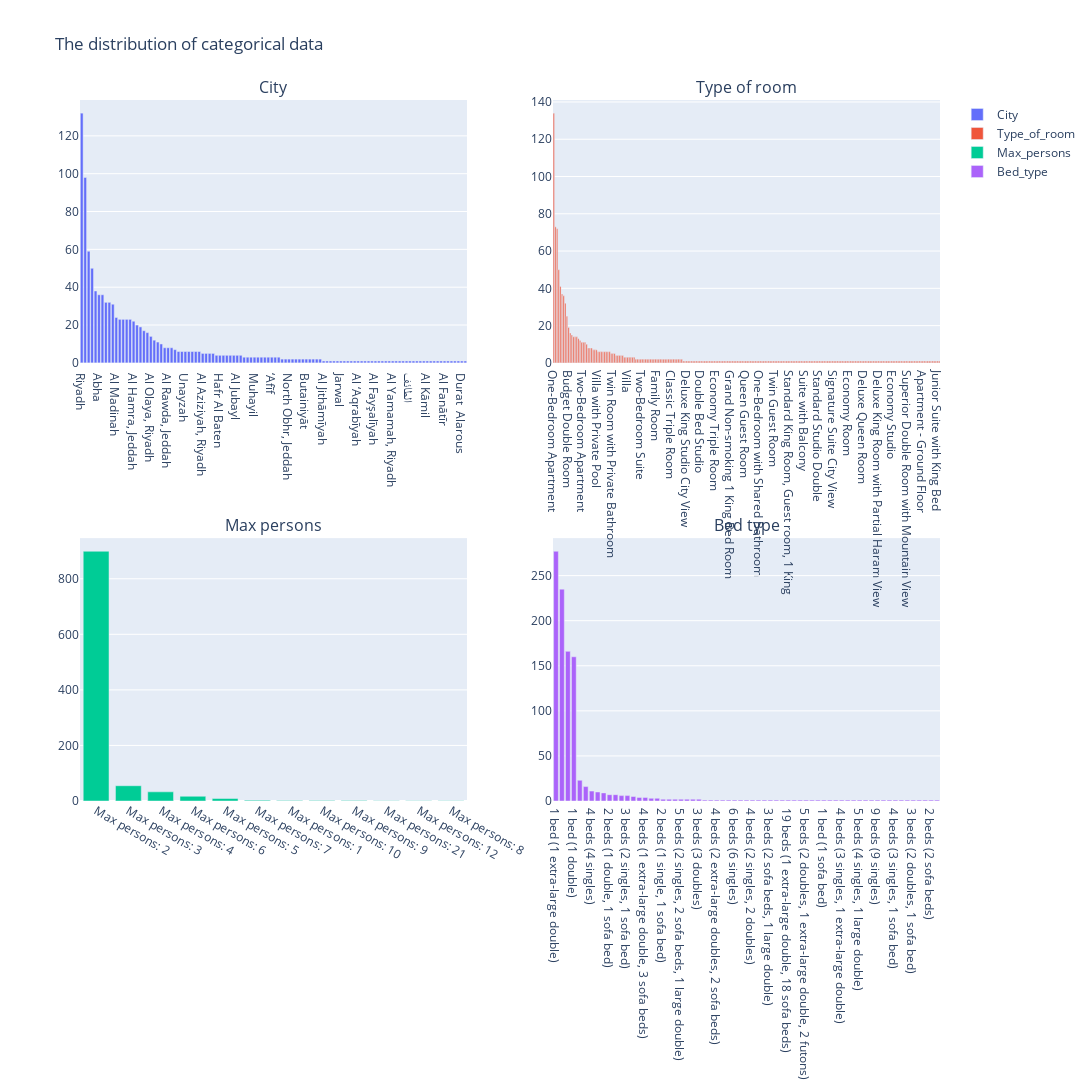

The code cell stored with this chart in its notebook:
### Code cell
#Plotting Bar charts
fig = make_subplots(rows=2, cols=2,subplot_titles=("City", "Type of room",
                                                   "Max persons", "Bed type"), )

fig.add_trace(go.Bar(y=Count_City['Count'], x=Count_City['City'], name="City"), row=1, col=1)

fig.add_trace(go.Bar(y=Count_Type_of_room['Count'], x=Count_Type_of_room['Type_of_room'], name="Type_of_room"), row=1, col=2)

fig.add_trace(go.Bar(y=Count_Max_persons['Count'], x=Count_Max_persons['Max_persons'], name="Max_persons"), row=2, col=1)

fig.add_trace(go.Bar(y=Count_Bed_type['Count'], x=Count_Bed_type['Bed_type'], name="Bed_type"), row=2, col=2)

fig.update_layout(height=1500, width=2000, title_text="The distribution of categorical data")


fig.show()

### Figure 1 — Plotly figure (JSON) as saved in the notebook; plotly's stock layout.template omitted (floating-point values rounded to 4 significant figures; data arrays with more than 128 entries replaced by an {"elided": "..."} marker saying what was removed)
{"data": [{"name": "City", "type": "bar", "x": [" Riyadh", " Jeddah", " Dammam", " Makkah", " Al Olayya, Al Khobar", " Abha", " Al Khobar", " Yanbu", " Taif", " Buraydah", " Al Madinah", " Jazan", " Ajyad, Makkah", " Tabuk", " Hera Street, Jeddah", " Al Hamra, Jeddah", " Khamis Mushayt", " Al Salamah, Jeddah", " Hail", " Al Jubail", " Al Olaya, Riyadh", " Central Madinah, Al Madinah", " Al Shatiea, Jeddah", " Al Aziziyah, Makkah", " Najran", " Al Rawda, Jeddah", " Sharurah", " Al Kharj", " Al Aqrabeyah, Al Khobar", " Al Tahlia Street, Jeddah", " Unayzah", " Qurish Street, Jeddah", " Al Baha", " Al Hofuf", " Al Ahsa", " Al Aziziyah, Riyadh", " Al Malaz, Riyadh", " Al Khafji", " Half Moon Bay", " Ţurayf", " Hafr Al Baten", " King Abdul Aziz Road, Jeddah", " Al Sulimania, Riyadh", " Al Nairyah", " Al Hada", " Al Jubayl", " Al Andalus, Jeddah", " Rabigh", " Al Qunfudhah", " Al Yarmouk, Al Khobar", " Muhayil", " Diplomatic Quarter, Riyadh", " Sari Street, Jeddah", " Al Hamra, Riyadh", " Baljurashi", " ‘Afīf", " Ahad Rafidah", " Al Majmaah", " Al Quway‘īyah", " Al Shafa", " North Obhr, Jeddah", " King Abdullah Economic City", " Abū Qa‘ar", " Al Ula", " Al Muraysīyah", " Butainiyāt", " Al Rass", " Palestine  Street, Jeddah", " Nughaylah", " Rayyis", " Al Jithāmīyah", " Qal'at Bishah", " Quai", " Al Wudayy", " Tanomah", " Jarwal", " As Sayl aş Şaghīr", " Nimrān", " Ar Ruqayyiqah", " Al Khuraybah", " Al ‘Aqrabīyah", " Al Bukayriyah", " Salhabah", " Aţ Ţuwayr", " Hotat bani tamim", " Al Fayşalīyah", " Raʼs Tannūrah", " Ad Dawādimī", " Al ‘Azīzīyah", " Al ‘Awālī", " Al Yamamah, Riyadh", " An Nikāshah", " Al Mikhlaf", " Al Bad‘", " Arar", " الطائف", " Umm Lajj", " Hafa", " Tathleeth", " Al Worood, Riyadh", " Al Kāmil", " Ad Darb", " Ar Riyad", " Dhahran", " Sirr Āl Ghalīz̧", " Al Fanātīr", " Al Ḩāyiţ", " Sulţānah", " Hajlah", " Ḩayy aş Şāliḩīyah", " Durat  Alarous", " Al Rawabi, Riyadh"], "xaxis": "x", "y": [132, 98, 59, 50, 38, 36, 36, 32, 32, 31, 24, 23, 23, 23, 23, 22, 20, 19, 17, 16, 14, 12, 11, 10, 8, 8, 8, 7, 6, 6, 6, 6, 6, 6, 6, 5, 5, 5, 5, 4, 4, 4, 4, 4, 4, 4, 4, 3, 3, 3, 3, 3, 3, 3, 3, 3, 3, 3, 2, 2, 2, 2, 2, 2, 2, 2, 2, 2, 2, 2, 1, 1, 1, 1, 1, 1, 1, 1, 1, 1, 1, 1, 1, 1, 1, 1, 1, 1, 1, 1, 1, 1, 1, 1, 1, 1, 1, 1, 1, 1, 1, 1, 1, 1, 1, 1, 1, 1, 1, 1, 1, 1], "yaxis": "y"}, {"name": "Type_of_room", "type": "bar", "x": {"elided": "236 str values"}, "xaxis": "x2", "y": {"elided": "236 int values"}, "yaxis": "y2"}, {"name": "Max_persons", "type": "bar", "x": ["Max persons: 2", "Max persons: 3", "Max persons: 4", "Max persons: 6", "Max persons: 5", "Max persons: 7", "Max persons: 1", "Max persons: 10", "Max persons: 9", "Max persons: 21", "Max persons: 12", "Max persons: 8"], "xaxis": "x3", "y": [899, 55, 33, 17, 9, 3, 2, 2, 2, 1, 1, 1], "yaxis": "y3"}, {"name": "Bed_type", "type": "bar", "x": ["1 bed\n(1 extra-large double)", "2 beds\n(2 singles)", "1 bed\n(1 large double)", "1 bed\n(1 double)", "2 beds\n(1 extra-large double, 1 sofa bed)", "3 beds\n(3 singles)", "4 beds\n(4 singles)", "1 bed\n(1 single)", "2 beds\n(2 doubles)", "2 beds\n(1 double, 1 sofa bed)", "3 beds\n(2 singles, 1 extra-large double)", "2 beds\n(1 sofa bed, 1 large double)", "3 beds\n(2 singles, 1 sofa bed)", "3 beds\n(2 singles, 1 large double)", "2 beds\n(2 large doubles)", "4 beds\n(1 extra-large double, 3 sofa beds)", "2 beds\n(2 extra-large doubles)", "3 beds\n(1 extra-large double, 2 sofa beds)", "2 beds\n(1 single, 1 sofa bed)", "5 beds\n(5 singles)", "5 beds\n(1 extra-large double, 4 sofa beds)", "5 beds\n(2 singles, 2 sofa beds, 1 large double)", "5 beds\n(2 singles, 1 extra-large double, 2 sofa beds)", "4 beds\n(1 double, 3 sofa beds)", "3 beds\n(3 doubles)", "5 beds\n(2 singles, 1 extra-large double, 1 sofa bed, 1 large double)", "2 beds\n(1 single, 1 extra-large double)", "4 beds\n(2 extra-large doubles, 2 sofa beds)", "4 beds\n(1 single, 1 double, 2 large doubles)", "6 beds\n(2 singles, 1 double, 3 sofa beds)", "6 beds\n(6 singles)", "3 beds\n(1 sofa bed, 2 large doubles)", "4 beds\n(3 singles, 1 double)", "4 beds\n(2 singles, 2 doubles)", "5 beds\n(4 bunk beds, 1 large double)", "9 beds\n(5 singles, 2 sofa beds, 2 large doubles)", "3 beds\n(2 sofa beds, 1 large double)", "3 beds\n(3 sofa beds)", "7 beds\n(4 singles, 1 extra-large double, 2 sofa beds)", "19 beds\n(1 extra-large double, 18 sofa beds)", "3 beds\n(3 large doubles)", "6 beds\n(1 extra-large double, 3 sofa beds, 2 large doubles)", "5 beds\n(2 doubles, 1 extra-large double, 2 futons)", "21 beds\n(15 singles, 6 sofa beds)", "2 beds\n(1 single, 1 large double)", "1 bed\n(1 sofa bed)", "5 beds\n(2 singles, 1 double, 2 sofa beds)", "12 beds\n(2 singles, 1 extra-large double, 9 sofa beds)", "4 beds\n(3 singles, 1 extra-large double)", "2 beds\n(1 single, 1 bunk bed)", "3 beds\n(1 single, 1 double, 1 sofa bed)", "5 beds\n(4 singles, 1 large double)", "5 beds\n(4 singles, 1 extra-large double)", "5 beds\n(4 singles, 1 double)", "9 beds\n(9 singles)", "9 beds\n(4 singles, 1 extra-large double, 4 sofa beds)", "4 beds\n(3 sofa beds, 1 large double)", "4 beds\n(3 singles, 1 sofa bed)", "23 beds\n(10 singles, 1 extra-large double, 12 sofa beds)", "4 beds\n(2 singles, 1 extra-large double, 1 sofa bed)", "3 beds\n(2 doubles, 1 sofa bed)", "3 beds\n(2 doubles, 1 large double)", "4 beds\n(1 double, 1 sofa bed, 2 large doubles)", "2 beds\n(2 sofa beds)", "15 beds\n(2 singles, 1 extra-large double, 12 sofa beds)"], "xaxis": "x4", "y": [277, 235, 166, 160, 23, 16, 11, 10, 9, 7, 7, 6, 6, 5, 4, 4, 3, 3, 2, 2, 2, 2, 2, 2, 2, 1, 1, 1, 1, 1, 1, 1, 1, 1, 1, 1, 1, 1, 1, 1, 1, 1, 1, 1, 1, 1, 1, 1, 1, 1, 1, 1, 1, 1, 1, 1, 1, 1, 1, 1, 1, 1, 1, 1, 1], "yaxis": "y4"}], "layout": {"annotations": [{"font": {"size": 16}, "showarrow": false, "text": "City", "x": 0.225, "xanchor": "center", "xref": "paper", "y": 1, "yanchor": "bottom", "yref": "paper"}, {"font": {"size": 16}, "showarrow": false, "text": "Type of room", "x": 0.775, "xanchor": "center", "xref": "paper", "y": 1, "yanchor": "bottom", "yref": "paper"}, {"font": {"size": 16}, "showarrow": false, "text": "Max persons", "x": 0.225, "xanchor": "center", "xref": "paper", "y": 0.375, "yanchor": "bottom", "yref": "paper"}, {"font": {"size": 16}, "showarrow": false, "text": "Bed type", "x": 0.775, "xanchor": "center", "xref": "paper", "y": 0.375, "yanchor": "bottom", "yref": "paper"}], "height": 1500, "title": {"text": "The distribution of categorical data"}, "width": 2000, "xaxis": {"anchor": "y", "domain": [0, 0.45]}, "xaxis2": {"anchor": "y2", "domain": [0.55, 1]}, "xaxis3": {"anchor": "y3", "domain": [0, 0.45]}, "xaxis4": {"anchor": "y4", "domain": [0.55, 1]}, "yaxis": {"anchor": "x", "domain": [0.625, 1]}, "yaxis2": {"anchor": "x2", "domain": [0.625, 1]}, "yaxis3": {"anchor": "x3", "domain": [0, 0.375]}, "yaxis4": {"anchor": "x4", "domain": [0, 0.375]}}}
